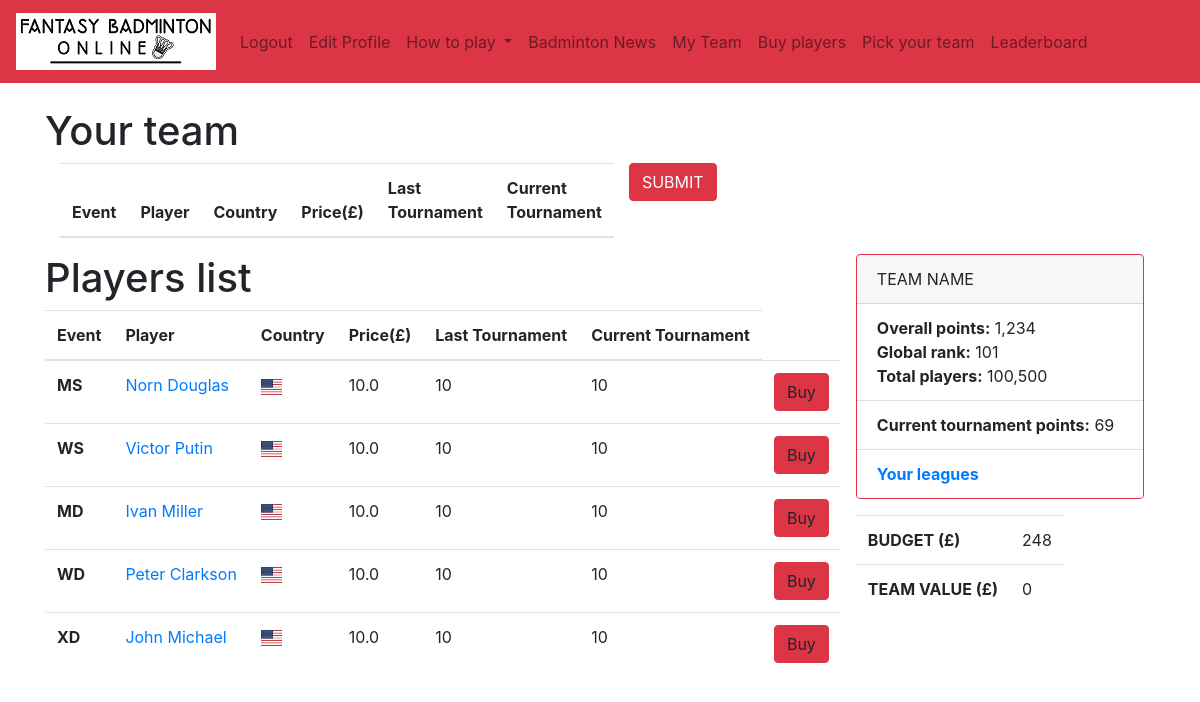
Screenshot of /credit/buy_list (signed in) with the database file from the repository.
### players/models.py (models this page shows, shortened)
class Player(models.Model):
	STATUS_CHOICES = [('active', 'Playing'),
			   ('notactive', 'Not Playing')
			   ]
	rank = models.IntegerField(default=10)
	name = models.CharField(max_length=50)
	country = CountryField(blank_label='(select country)', default='US')
	cost = models.FloatField(default=10) # price is a number, defaults to 10. You can set it up in the admin panel
	score = models.IntegerField(default=0)
	status = models.CharField(max_length=50, choices=STATUS_CHOICES, default='1')
	picture = models.ImageField(default='default.png', blank=True)
	current_tournament_score = models.IntegerField(default=10)
	last_tournament_score = models.IntegerField(default=10)
	def get_type(self): # MS, WS, etc
		return self.__class__.__name__[:2]

class MSPlayer(Player):
	team = models.ForeignKey(Teams, on_delete=models.CASCADE, related_name='MSplayers', null=True, blank=True)  # connection to a team

class Player(models.Model):
	STATUS_CHOICES = [('active', 'Playing'),
			   ('notactive', 'Not Playing')
			   ]
	rank = models.IntegerField(default=10)
	name = models.CharField(max_length=50)
	country = CountryField(blank_label='(select country)', default='US')
	cost = models.FloatField(default=10) # price is a number, defaults to 10. You can set it up in the admin panel
	score = models.IntegerField(default=0)
	status = models.CharField(max_length=50, choices=STATUS_CHOICES, default='1')
	picture = models.ImageField(default='default.png', blank=True)
	current_tournament_score = models.IntegerField(default=10)
	last_tournament_score = models.IntegerField(default=10)
	def get_type(self): # MS, WS, etc
		return self.__class__.__name__[:2]

class WSPlayer(Player):
	team = models.ForeignKey(Teams, on_delete=models.CASCADE, related_name='WSplayers', null=True, blank=True)  # connection to a team

class MDPlayer(Player):
	team = models.ForeignKey(Teams, on_delete=models.CASCADE, related_name='MDplayers', null=True, blank=True)  # connection to a team

class WDPlayer(Player):
	team = models.ForeignKey(Teams, on_delete=models.CASCADE, related_name='WDplayers', null=True, blank=True)  # connection to a team

class XDPlayer(Player):
	team = models.ForeignKey(Teams, on_delete=models.CASCADE, related_name='XDplayers', null=True, blank=True)  # connection to a team

### authenticate/models.py (models this page shows, shortened)
class Teams(models.Model): # team model, players(Rankings model) have foreign key relation to it
	budget = models.IntegerField(default=120)
	owner = models.ForeignKey(settings.AUTH_USER_MODEL,on_delete=models.CASCADE, related_name='teams') # relation to a user
	team = models.SlugField()
	date = models.DateTimeField(auto_now_add=True)
	points = models.CharField(max_length=50)
	def get_team_value(self):
		total = []
		total.append(self.MSplayers.all().aggregate(Sum('cost'))['cost__sum'])
		total.append(self.WSplayers.all().aggregate(Sum('cost'))['cost__sum'])
		total.append(self.MDplayers.all().aggregate(Sum('cost'))['cost__sum'])
		total.append(self.WDplayers.all().aggregate(Sum('cost'))['cost__sum'])
		total.append(self.XDplayers.all().aggregate(Sum('cost'))['cost__sum'])
		total = [x for x in total if x is not None]
		return sum(total)

### players/views.py (the view)
# urls.py: path('buy_list', views.buy_players_index, name='buy_players'),
def buy_players_index(request):
	user_team = Teams.objects.filter(owner=request.user).first()
	context = {}
	context['MSplayers_user'] = MSPlayer.objects.filter(team=user_team)
	context['WSplayers_user'] = WSPlayer.objects.filter(team=user_team)
	context['WDplayers_user'] = WDPlayer.objects.filter(team=user_team)
	context['MDplayers_user'] = MDPlayer.objects.filter(team=user_team)
	context['XDplayers_user'] = XDPlayer.objects.filter(team=user_team)
	context['MSplayers'] = list(MSPlayer.objects.all())
	context['WSplayers'] = list(WSPlayer.objects.all())
	context['WDplayers'] = list(WDPlayer.objects.all())
	context['MDplayers'] = list(MDPlayer.objects.all())
	context['XDplayers'] = list(XDPlayer.objects.all())
	context['team'] = user_team
	players_data_for_js = {}
	players_data_for_js['MS'] = len(MSPlayer.objects.filter(team=user_team))
	players_data_for_js['WS'] = len(WSPlayer.objects.filter(team=user_team))
	players_data_for_js['WD'] = len(WDPlayer.objects.filter(team=user_team))
	players_data_for_js['MD'] = len(MDPlayer.objects.filter(team=user_team))
	players_data_for_js['XD'] = len(XDPlayer.objects.filter(team=user_team))
	context['data'] = json.dumps(players_data_for_js)
	return render(request, 'authenticate/vacant_players.html', context)

### authenticate/templates/authenticate/vacant_players.html (shortened to what this page needs)
{% extends 'authenticate/base.html' %}
{% load static %}
{% block content %}
<h1>Your team</h1>
{% if user.is_authenticated %}
<div class="container">
  <div class="row">
    <div class="col-sm">
    <table class="table table-hover" id="your-table">
    <thead>
        <tr>
            <th scope="col">Event</th>
            <th scope="col">Player</th>
            <th scope="col">Country</th>
            <th scope="col">Price(£)</th>
            <th scope="col">Last Tournament</th>
            <th scope="col">Current Tournament</th>
          </tr>
      </thead>
    </table>
    </div>
  <div class="row col-sm" ><form id="form" action="{% url 'players-urls:buy_bulk' %}"
         method="POST">{% csrf_token %}<input type="submit" class="btn btn-danger" value="SUBMIT"></form></div>
	<div class="row">
	<div class="col-sm">
	<h1>Players list</h1>
	<table class="table table-hover" id="vacant-table">
    <thead>
        <tr>
            <th scope="col">Event</th>
            <th scope="col">Player</th>
            <th scope="col">Country</th>
            <th scope="col">Price(£)</th>
            <th scope="col">Last Tournament</th>
            <th scope="col">Current Tournament</th>
          </tr>
      </thead>
      <tbody>
      {% for player in MSplayers %}
        <tr class="{{ player.id }}">
          <th class="player-type" scope="row">MS</th>
          <td><a class="player-name" href="" data-toggle="modal" data-target="#playerModal{{ player.get_type }}{{ player.id }}">{{ player.name }}</a></td>
	        {% include 'player.html' %}
          <td><img class="flag-icon" src="{% static 'flags/4x3/' %}{{ player.country.code|lower }}.svg"></td>
          <td class="player-cost">{{ player.cost }}</td>
          <td>{{ player.last_tournament_score }}</td>
          <td>{{ player.current_tournament_score }}</td>
          <td>{% if not player.team %}
          {% if team.MSplayers.all|length < 2 %}
	          <a class="btn btn-danger buy" role="button">Buy</a>
          {% else %}
	          <a class="" role="button">No slots for {{ player.get_type }}</a>
          {% endif %}</td>
          {% else %}
	          <a class="btn btn-secondary" role="button" disabled>Buy</a>
          {% endif %}
      {% endfor %}
      {% for player in WSplayers %}
        <tr class="{{ player.id }}">
          <th class="player-type" scope="row">WS</th>
          <td><a class="player-name" href="" data-toggle="modal" data-target="#playerModal{{ player.get_type }}{{ player.id }}">{{ player.name }}</a></td>
	        {% include 'player.html' %}
          <td><img class="flag-icon" src="{% static 'flags/4x3/' %}{{ player.country.code|lower }}.svg"></td>
         <td class="player-cost">{{ player.cost }}</td>
          <td>{{ player.last_tournament_score }}</td>
          <td>{{ player.current_tournament_score }}</td>
          <td>{% if not player.team %}
          {% if team.WSplayers.all|length < 2 %}
	          <a class="btn btn-danger buy" role="button">Buy</a>
          {% else %}
	          <a class="" role="button">No slots for {{ player.get_type }}</a>
          {% endif %}</td>
          {% else %}
	          <a class="btn btn-secondary" role="button" disabled>Buy</a>
          {% endif %}
      {% endfor %}
      {% for player in MDplayers %}
        <tr class="{{ player.id }}">
          <th class="player-type" scope="row">MD</th>
          <td><a class="player-name" href="" data-toggle="modal" data-target="#playerModal{{ player.get_type }}{{ player.id }}">{{ player.name }}</a></td>
	        {% include 'player.html' %}
          <td><img class="flag-icon" src="{% static 'flags/4x3/' %}{{ player.country.code|lower }}.svg"></td>
          <td class="player-cost">{{ player.cost }}</td>
          <td>{{ player.last_tournament_score }}</td>
          <td>{{ player.current_tournament_score }}</td>
          <td>{% if not player.team %}
          {% if team.MDplayers.all|length < 2 %}
	          <a  class="btn btn-danger buy" role="button">Buy</a>
          {% else %}
	          <a class="" role="button">No slots for {{ player.get_type }}</a>
          {% endif %}</td>
          {% else %}
	          <a class="btn btn-secondary" role="button" disabled>Buy</a>
          {% endif %}
      {% endfor %}
      {% for player in WDplayers %}
        <tr class="{{ player.id }}">
          <th class="player-type" scope="row">WD</th>
          <td><a class="player-name" href="" data-toggle="modal" data-target="#playerModal{{ player.get_type }}{{ player.id }}">{{ player.name }}</a></td>
          <td><img class="flag-icon" src="{% static 'flags/4x3/' %}{{ player.country.code|lower }}.svg"></td>
          <td class="player-cost">{{ player.cost }}</td>
          <td>{{ player.last_tournament_score }}</td>
          <td>{{ player.current_tournament_score }}</td>
          <td>{% if not player.team %}
          {% if team.WDplayers.all|length < 2 %}
	          <a class="btn btn-danger buy" role="button">Buy</a>
          {% else %}
	          <a class="" role="button">No slots for {{ player.get_type }}</a>
          {% endif %}</td>
          {% else %}
	          <a class="btn btn-secondary" role="button" disabled>Buy</a>
          {% endif %}
        </tr>
      {% endfor %}
      {% for player in XDplayers %}
        <tr class="{{ player.id }}">
          <th class="player-type" scope="row">XD</th>
          <td><a class="player-name" href="" data-toggle="modal" data-target="#playerModal{{ player.get_type }}{{ player.id }}">{{ player.name }}</a></td>
          <td><img class="flag-icon" src="{% static 'flags/4x3/' %}{{ player.country.code|lower }}.svg"></td>
          <td class="player-cost">{{ player.cost }}</td>
          <td>{{ player.last_tournament_score }}</td>
          <td>{{ player.current_tournament_score }}</td>
          <td>{% if not player.team %}
          {% if team.XDplayers.all|length < 2 %}
	          <a class="btn btn-danger buy" role="button">Buy</a>
          {% else %}
	          <a class="" role="button">No slots for {{ player.get_type }}</a>
          {% endif %}</td>
          {% else %}
	          <a class="btn btn-secondary" role="button" disabled>Buy</a>
          {% endif %}
        </tr>
      {% endfor %}
    <div class="col-sm..offset-md-4">
      <div class="card border-danger mb-3" style="width: 18rem;">
        <div class="card-header">
        TEAM NAME
        </div>
        <ul class="list-group list-group-flush">
          <li class="list-group-item"><strong>Overall points:</strong> 1,234</br><strong>Global rank:</strong> 101</br><strong>Total players:</strong> 100,500</li>
          <li class="list-group-item"><strong>Current tournament points:</strong> 69</li>
          <li class="list-group-item"><a href="#"><strong>Your leagues</strong></a></li>
        </ul>
      </div>
      <div class="container border-danger">
        <div class="row">
          <div class="col-sm.offset-md-4">
          <table class="table table-hover">
            <tbody>
              <tr>
                <th scope="row">BUDGET (£)</th>
                <td id="budget">{{ team.budget }}</td>
              </tr>
              <tr>
                <th scope="row">TEAM VALUE (£)</th>
                <td>{{ team.get_team_value }}</td>
              </tr>
            </tbody>
          </table>
          </div>
        </div>
      </div>
    </div>
{% endif %}
{% endblock %}

### authenticate/templates/authenticate/modal/player.html (style rules this page uses)
.flag-icon { background-size: contain; background-position: 50%; background-repeat: no-repeat; position: relative; display: inline-block; width: 1.33333333em; line-height: 1em; }

### rows the page displays
MSPlayer: name "Norn Douglas", cost "10.0", last_tournament_score "10", current_tournament_score "10", shows "Buy"
WSPlayer: name "Victor Putin", cost "10.0", last_tournament_score "10", current_tournament_score "10", shows "Buy"
MDPlayer: name "Ivan Miller", cost "10.0", last_tournament_score "10", current_tournament_score "10", shows "Buy"
WDPlayer: name "Peter Clarkson", cost "10.0", last_tournament_score "10", current_tournament_score "10", shows "Buy"
XDPlayer: name "John Michael", cost "10.0", last_tournament_score "10", current_tournament_score "10", shows "Buy"
Teams: budget "248", get_team_value "0"
